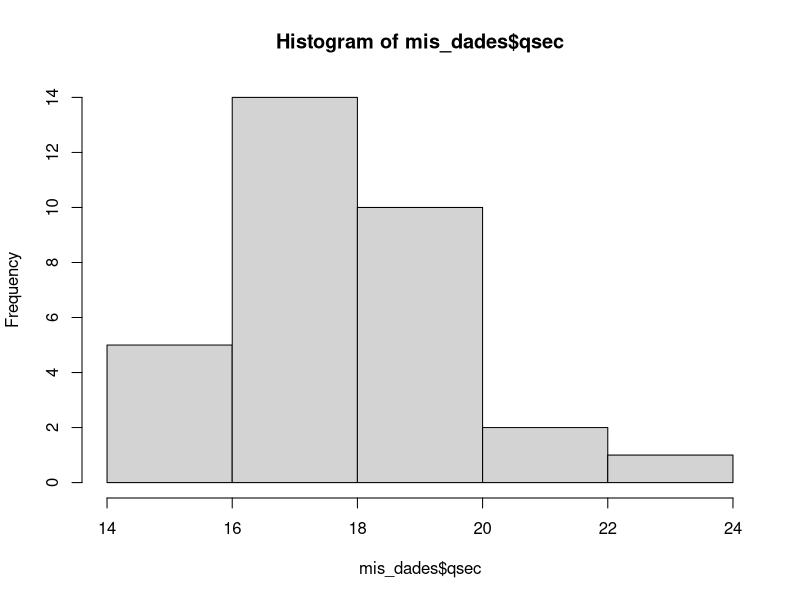
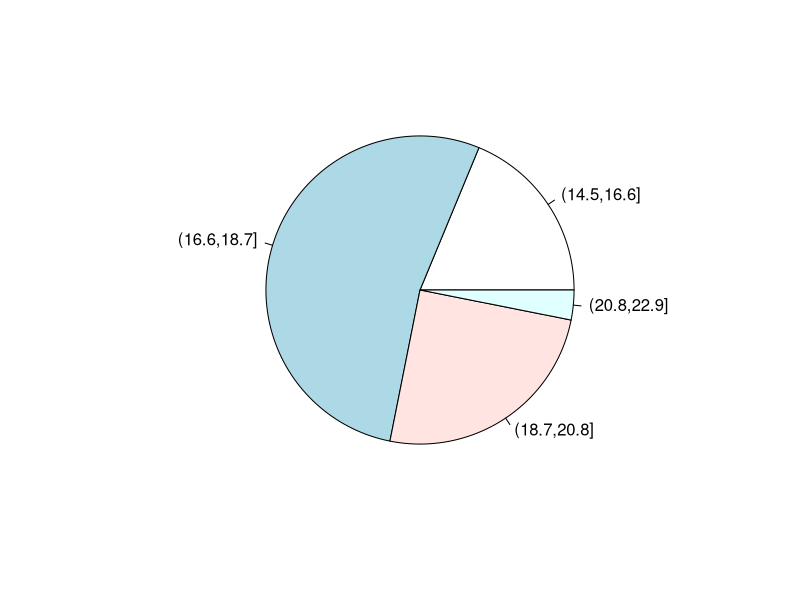
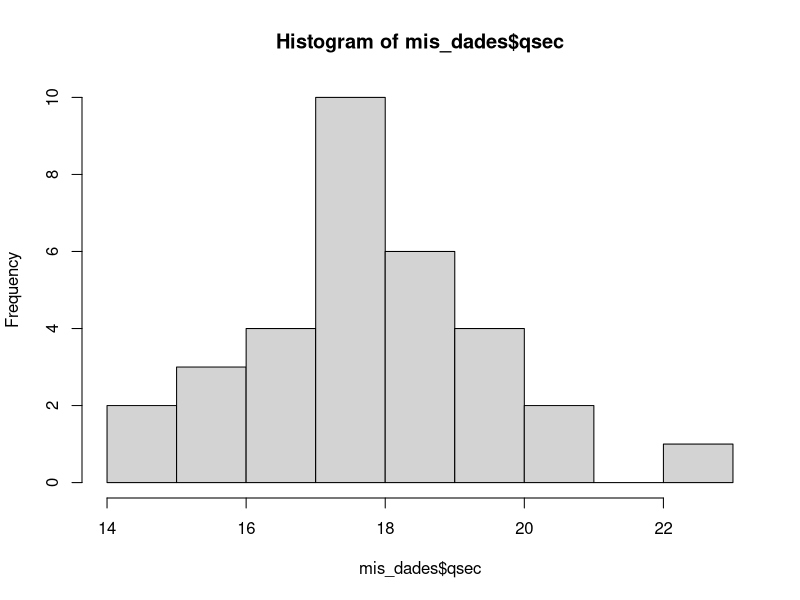
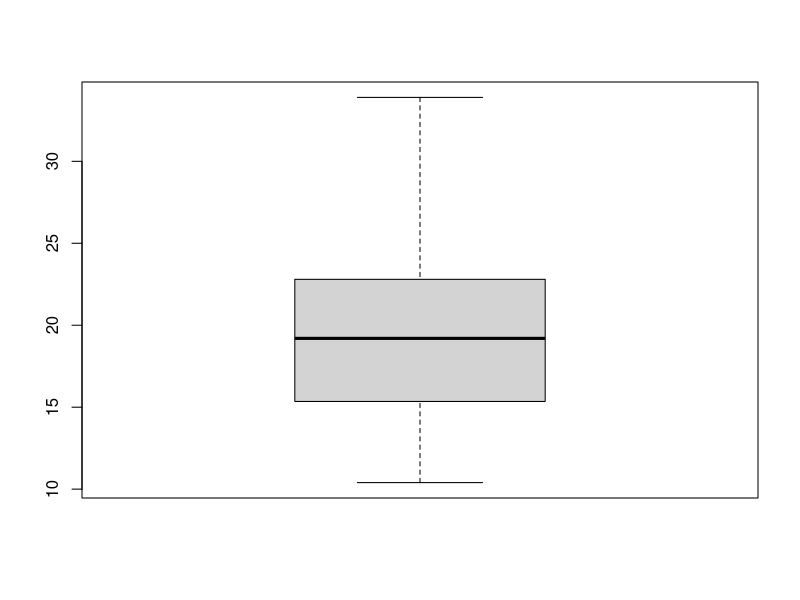

Write the R code that produced these figures, in order.
#Codigo para problema 1

mis_dades <- mtcars
qseq_intervalos <- cut(mis_dades$qsec, 4)
ni <- table(qseq_intervalos)
sum(ni)
hist(mis_dades$qsec, breaks = 4)
fi <- ni/sum(ni)
pie(fi)
Ni <- cumsum(ni)
Fi <- Ni/sum(ni)
cbind(ni, fi, Ni, Fi)
mean(mis_dades$qsec) #mitjana
hist(mis_dades$qsec) #crear histograma


sort(mis_dades$drat) #sort ordenar
median(mis_dades$drat) #mediana
quantile(mis_dades$drat) #quarts 

quantile(mis_dades$mpg, 0.18)

quantile(mis_dades$mpg, 0.75) - quantile(mis_dades$mpg, 0.25) #aixo baix igual
IQR(mis_dades$mpg) #aixo i lo de sobre es lo mateix
boxplot(mis_dades$mpg)

IQR(mis_dades$cyl)

sd(mis_dades$cyl)
var(mis_dades$qsec)
